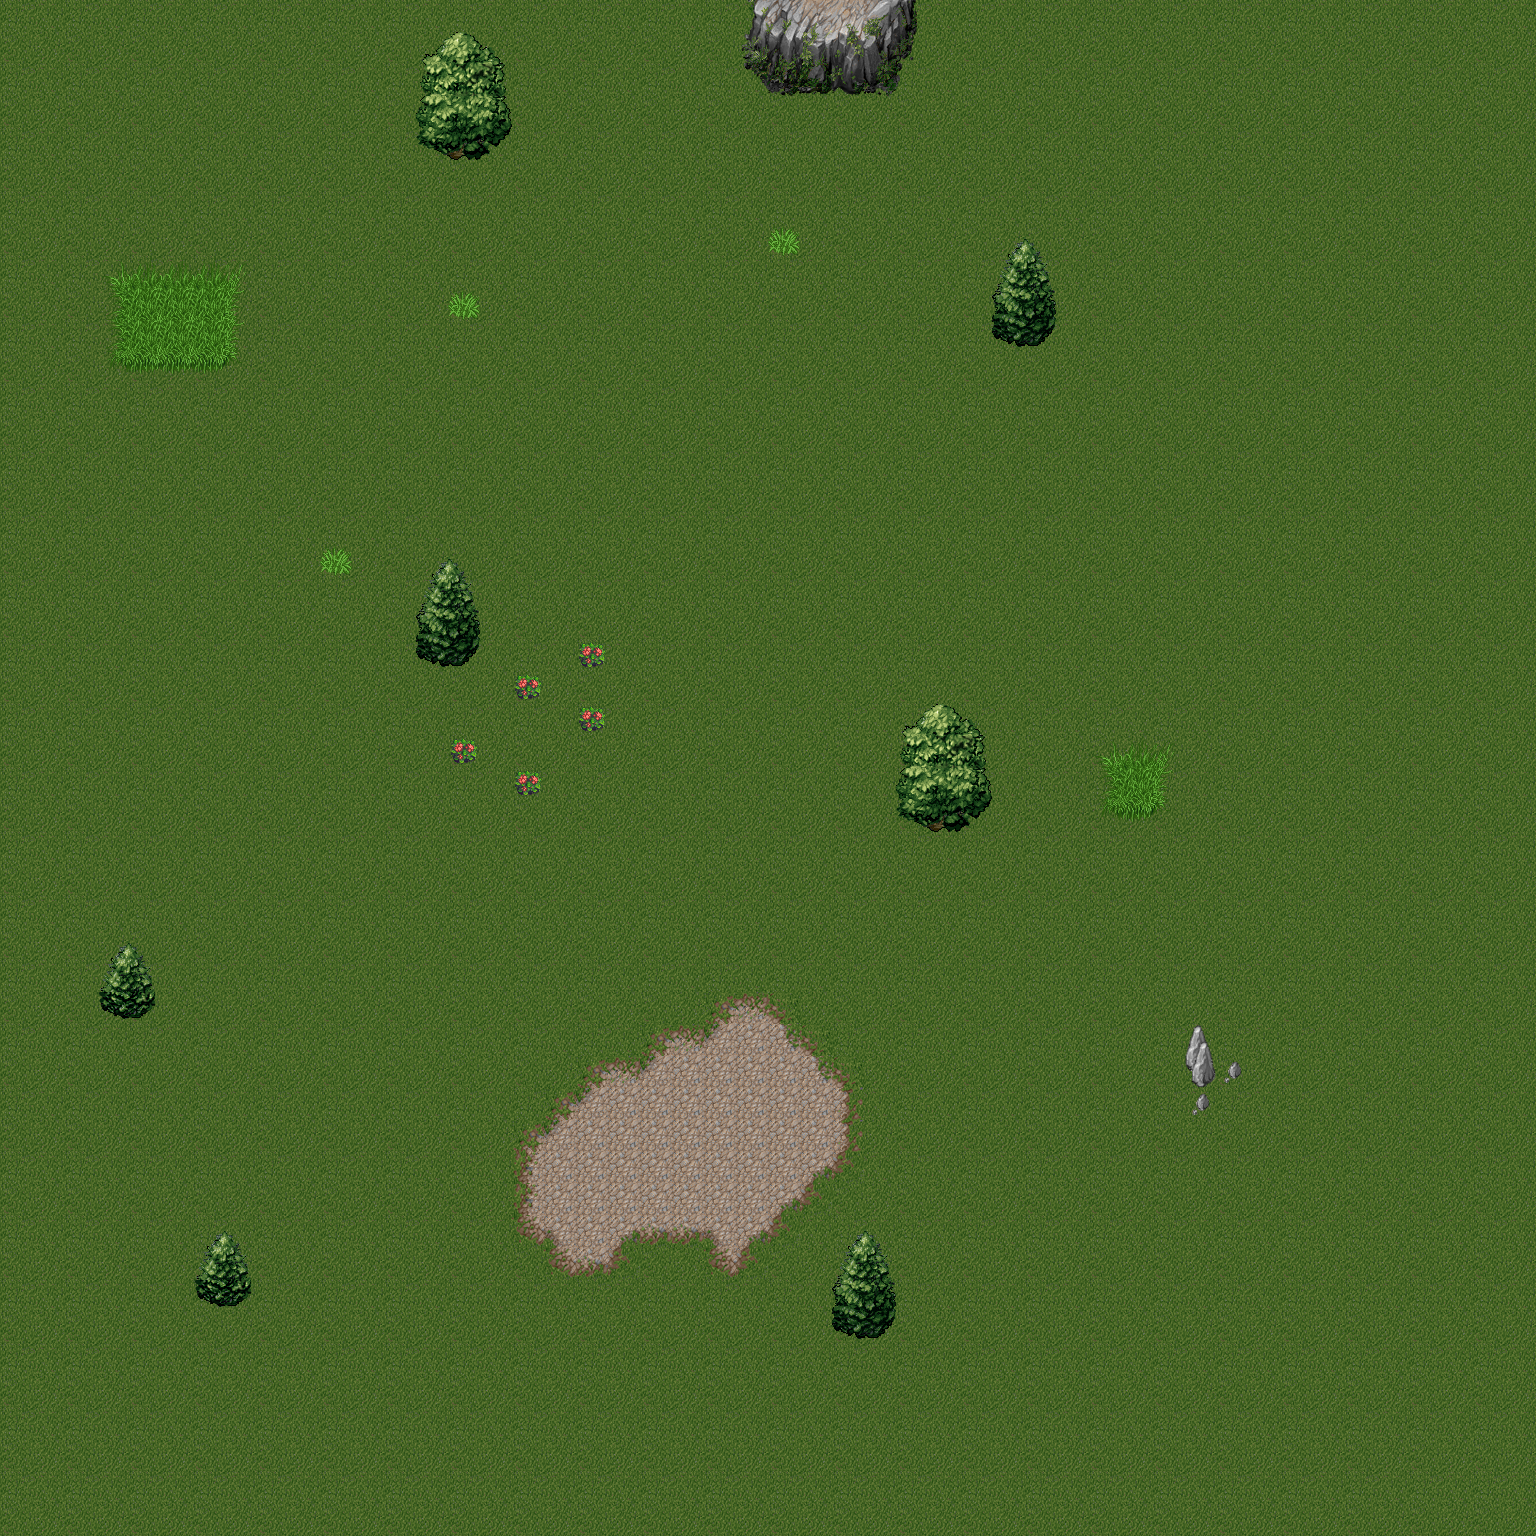

This is a level from a 2D game, rendered from its Tiled map with the project's own tilesets. A one-line summary and the map file follow, with tile-layer data summarised:
An orthogonal 48x48 tile map with 32x32 px tiles, 3 tile layers (LowerBackground, HigherBackground, Objects), 4 tilesets.

<map version="1.0" orientation="orthogonal" renderorder="right-down" width="48" height="48" tilewidth="32" tileheight="32">
 <tileset firstgid="1" name="mountain_landscape_23" tilewidth="32" tileheight="32">
  <image source="mountain_landscape_23.png" width="512" height="512" />
 </tileset>
 <tileset firstgid="257" name="hidden_tank" tilewidth="32" tileheight="32">
  <image source="hidden_tank.png" width="32" height="32" />
 </tileset>
 <tileset firstgid="258" name="headquarter_image" tilewidth="32" tileheight="32">
  <image source="headquarter_image.png" width="32" height="32" />
 </tileset>
 <tileset firstgid="259" name="headquarter_image_blue" tilewidth="32" tileheight="32">
  <image source="headquarter_image_blue.png" width="32" height="32" />
 </tileset>
 <layer name="LowerBackground" width="48" height="48">
  <data>[2304 cells, 2304 non-empty, 17 distinct tile ids]</data>
 </layer>
 <layer name="HigherBackground" width="48" height="48">
  <data>[2304 cells, 37 non-empty, 11 distinct tile ids]</data>
 </layer>
 <layer name="Objects" width="48" height="48">
  <data>[2304 cells, 82 non-empty, 47 distinct tile ids]</data>
 </layer>
</map>
